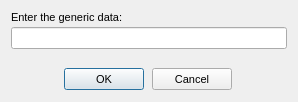
<?xml version="1.0"?>
<ui version="4.0">
  <class>Form</class>
  <widget class="QDialog" name="IDD_DALLAS_GENERIC_PROMPT_DIALOG">
    <property name="geometry">
      <rect>
        <x>0</x>
        <y>0</y>
        <width>298</width>
        <height>102</height>
      </rect>
    </property>
    <property name="windowTitle">
      <string>Generic Prompt Dialog</string>
    </property>
    <property name="font">
      <font>
        <family>Liberation Sans</family>
        <pointsize>8</pointsize>
        <bold>false</bold>
        <italic>false</italic>
      </font>
    </property>
    <property name="enabled">
      <bool>true</bool>
    </property>
    <property name="windowFlags">
      <set>Qt::Dialog|Qt::WindowCloseButtonHint</set>
    </property>
    <property name="minimumSize">
      <size>
        <width>298</width>
        <height>102</height>
      </size>
    </property>
    <property name="maximumSize">
      <size>
        <width>298</width>
        <height>102</height>
      </size>
    </property>
    <widget class="QLabel" name="IDC_GENERIC_PROMPT_STATIC">
      <property name="geometry">
        <rect>
          <x>11</x>
          <y>11</y>
          <width>276</width>
          <height>13</height>
        </rect>
      </property>
      <property name="text">
        <string>Enter the generic data:</string>
      </property>
      <property name="visible">
        <bool>true</bool>
      </property>
      <property name="enabled">
        <bool>true</bool>
      </property>
      <property name="alignment">
        <set>Qt::AlignLeft</set>
      </property>
    </widget>
    <widget class="QLineEdit" name="IDC_GENERIC_DATA_EDIT">
      <property name="geometry">
        <rect>
          <x>11</x>
          <y>27</y>
          <width>276</width>
          <height>22</height>
        </rect>
      </property>
      <property name="visible">
        <bool>true</bool>
      </property>
      <property name="enabled">
        <bool>true</bool>
      </property>
    </widget>
    <widget class="QPushButton" name="IDOK">
      <property name="geometry">
        <rect>
          <x>64</x>
          <y>68</y>
          <width>80</width>
          <height>22</height>
        </rect>
      </property>
      <property name="text">
        <string>OK</string>
      </property>
      <property name="visible">
        <bool>true</bool>
      </property>
      <property name="enabled">
        <bool>true</bool>
      </property>
      <property name="default">
        <bool>true</bool>
      </property>
      <property name="autoDefault">
        <bool>true</bool>
      </property>
    </widget>
    <widget class="QPushButton" name="IDCANCEL">
      <property name="geometry">
        <rect>
          <x>152</x>
          <y>68</y>
          <width>80</width>
          <height>22</height>
        </rect>
      </property>
      <property name="text">
        <string>Cancel</string>
      </property>
      <property name="visible">
        <bool>true</bool>
      </property>
      <property name="enabled">
        <bool>true</bool>
      </property>
      <property name="default">
        <bool>false</bool>
      </property>
      <property name="autoDefault">
        <bool>false</bool>
      </property>
    </widget>
    <action name="IDD_ORPHANHUNTER">
      <property name="text">
        <string>Orphan Hunter</string>
      </property>
    </action>
    <action name="IDD_REORDER_PAGES">
      <property name="text">
        <string>Reorder Net Pages</string>
      </property>
    </action>
    <action name="IDD_SHOW_ALL_CHECKED_OUT">
      <property name="text">
        <string>Show All Pages Checked Out</string>
      </property>
    </action>
    <action name="IDM_IMPORT_BITMAP">
      <property name="text">
        <string>Bitmap/Animation Converter...</string>
      </property>
    </action>
    <action name="ID_APP_ABOUT">
      <property name="text">
        <string>&amp;About editor...</string>
      </property>
    </action>
    <action name="ID_APP_EXIT">
      <property name="text">
        <string>E&amp;xit</string>
      </property>
      <property name="shortcut">
        <string>Alt+X</string>
      </property>
    </action>
    <action name="ID_BRIEFING_EDITOR">
      <property name="text">
        <string>Briefing Editor...</string>
      </property>
    </action>
    <action name="ID_BUTTON_LIGHTING">
      <property name="text">
        <string>ID_BUTTON_LIGHTING</string>
      </property>
    </action>
    <action name="ID_BUTTON_OUTLINE">
      <property name="text">
        <string>ID_BUTTON_OUTLINE</string>
      </property>
    </action>
    <action name="ID_BUTTON_WINDOWSELECTION">
      <property name="text">
        <string>ID_BUTTON_WINDOWSELECTION</string>
      </property>
    </action>
    <action name="ID_D3HELP">
      <property name="text">
        <string>Help on D3 Editor</string>
      </property>
    </action>
    <action name="ID_EDITORS_AIPROPERTIES">
      <property name="text">
        <string>AI Properties...</string>
      </property>
    </action>
    <action name="ID_EDITORS_AMBIENTSOUNDS">
      <property name="text">
        <string>Ambient Sounds...</string>
      </property>
    </action>
    <action name="ID_EDITORS_DALLAS">
      <property name="text">
        <string>Dallas Graphical Script Editor...</string>
      </property>
    </action>
    <action name="ID_EDITORS_FILES">
      <property name="text">
        <string>Files...</string>
      </property>
    </action>
    <action name="ID_EDITORS_MEGACELLS">
      <property name="text">
        <string>Megacells...</string>
      </property>
    </action>
    <action name="ID_EDIT_ADDSELECT">
      <property name="text">
        <string>Add Current Room to Selected List</string>
      </property>
    </action>
    <action name="ID_EDIT_ATTACH">
      <property name="text">
        <string>&amp;Attach</string>
      </property>
    </action>
    <action name="ID_EDIT_CLEARSELECTED">
      <property name="text">
        <string>Clear Selected List</string>
      </property>
    </action>
    <action name="ID_EDIT_COPY">
      <property name="text">
        <string>&amp;Copy</string>
      </property>
      <property name="shortcut">
        <string>Ctrl+Ins</string>
      </property>
    </action>
    <action name="ID_EDIT_CUT">
      <property name="text">
        <string>Cu&amp;t</string>
      </property>
      <property name="shortcut">
        <string>Shift+Del</string>
      </property>
    </action>
    <action name="ID_EDIT_DELETE">
      <property name="text">
        <string>&amp;Delete</string>
      </property>
    </action>
    <action name="ID_EDIT_LOADSCRAP">
      <property name="text">
        <string>Load Scrap from Disk</string>
      </property>
    </action>
    <action name="ID_EDIT_PASTE">
      <property name="text">
        <string>&amp;Paste</string>
      </property>
      <property name="shortcut">
        <string>Shift+Ins</string>
      </property>
    </action>
    <action name="ID_EDIT_PLACE">
      <property name="text">
        <string>&amp;Place in Mine</string>
      </property>
    </action>
    <action name="ID_EDIT_PLACE_TERRAIN">
      <property name="text">
        <string>&amp;Place on Terrain</string>
      </property>
    </action>
    <action name="ID_EDIT_REMOVESELECT">
      <property name="text">
        <string>Remove Current Room from Selected List</string>
      </property>
    </action>
    <action name="ID_EDIT_SAVESCRAP">
      <property name="text">
        <string>Save Scrap to Disk</string>
      </property>
    </action>
    <action name="ID_EDIT_SELECTATTACHED">
      <property name="text">
        <string>Select All Rooms Attached to Current Room</string>
      </property>
    </action>
    <action name="ID_EDIT_UNDO">
      <property name="text">
        <string>&amp;Undo</string>
      </property>
      <property name="shortcut">
        <string>Alt+Backspace</string>
      </property>
    </action>
    <action name="ID_FILE_AUTOSAVE">
      <property name="text">
        <string>Autosave</string>
      </property>
      <property name="checkable">
        <bool>true</bool>
      </property>
    </action>
    <action name="ID_FILE_CHECKMINE">
      <property name="text">
        <string>&amp;Check Mine</string>
      </property>
    </action>
    <action name="ID_FILE_FIXCRACKS">
      <property name="text">
        <string>Fix Level Cracks</string>
      </property>
    </action>
    <action name="ID_FILE_FIXDEGENERATEFACES">
      <property name="text">
        <string>Fix/Remove Degenerate Faces</string>
      </property>
    </action>
    <action name="ID_FILE_IMPORT_ROOM">
      <property name="text">
        <string>Import 3DSMax Room</string>
      </property>
    </action>
    <action name="ID_FILE_INFORMATION">
      <property name="text">
        <string>&amp;Information</string>
      </property>
      <property name="shortcut">
        <string>Alt+I</string>
      </property>
    </action>
    <action name="ID_FILE_LEAVE_EDITOR">
      <property name="text">
        <string>Go to main menu...</string>
      </property>
    </action>
    <action name="ID_FILE_LEVELPROPS">
      <property name="text">
        <string>Set Selected Room(s) Properties</string>
      </property>
    </action>
    <action name="ID_FILE_LEVEL_INFO">
      <property name="text">
        <string>Edit Level Info...</string>
      </property>
    </action>
    <action name="ID_FILE_MRU_FILE1">
      <property name="text">
        <string>Recent File</string>
      </property>
      <property name="enabled">
        <bool>false</bool>
      </property>
    </action>
    <action name="ID_FILE_NEW">
      <property name="text">
        <string>&amp;New</string>
      </property>
      <property name="shortcut">
        <string>Ctrl+N</string>
      </property>
    </action>
    <action name="ID_FILE_OPEN">
      <property name="text">
        <string>&amp;Open...</string>
      </property>
      <property name="shortcut">
        <string>Ctrl+O</string>
      </property>
    </action>
    <action name="ID_FILE_PLAY640X480">
      <property name="text">
        <string>&amp;Play in 640 x 480</string>
      </property>
      <property name="shortcut">
        <string>Alt+P</string>
      </property>
    </action>
    <action name="ID_FILE_PREFERENCES">
      <property name="text">
        <string>Preferences</string>
      </property>
    </action>
    <action name="ID_FILE_PRINT">
      <property name="text">
        <string>&amp;Print...</string>
      </property>
      <property name="shortcut">
        <string>Ctrl+P</string>
      </property>
    </action>
    <action name="ID_FILE_PRINT_PREVIEW">
      <property name="text">
        <string>Print Pre&amp;view</string>
      </property>
    </action>
    <action name="ID_FILE_PRINT_SETUP">
      <property name="text">
        <string>P&amp;rint Setup...</string>
      </property>
    </action>
    <action name="ID_FILE_REMOVEDUPLICATEFACESFROMCURRENTROOM">
      <property name="text">
        <string>Remove Duplicate Faces from Current Room</string>
      </property>
    </action>
    <action name="ID_FILE_REMOVEEXTRAPOINTS">
      <property name="text">
        <string>Remove Extra Points</string>
      </property>
    </action>
    <action name="ID_FILE_RESTOREGAMESTATE">
      <property name="text">
        <string>Restore Gamestate</string>
      </property>
    </action>
    <action name="ID_FILE_SAVE">
      <property name="text">
        <string>&amp;Save</string>
      </property>
      <property name="shortcut">
        <string>Ctrl+S</string>
      </property>
    </action>
    <action name="ID_FILE_SAVEGOALTEXT">
      <property name="text">
        <string>Save Goal Text to File</string>
      </property>
    </action>
    <action name="ID_FILE_SAVE_AS">
      <property name="text">
        <string>Save &amp;As...</string>
      </property>
    </action>
    <action name="ID_FILE_SAVE_COPY_AS">
      <property name="text">
        <string>Save Copy &amp;As...</string>
      </property>
    </action>
    <action name="ID_FILE_STATS">
      <property name="text">
        <string>Show Level Stats</string>
      </property>
    </action>
    <action name="ID_FILE_UPDATE">
      <property name="text">
        <string>&amp;Update</string>
      </property>
      <property name="shortcut">
        <string>Ctrl+S</string>
      </property>
    </action>
    <action name="ID_FILE_VERIFY_LEVEL">
      <property name="text">
        <string>Verify Level</string>
      </property>
    </action>
    <action name="ID_HOTSPOT_TGA">
      <property name="text">
        <string>HotSpot TGA Extractor...</string>
      </property>
    </action>
    <action name="ID_MINE_VIEW">
      <property name="text">
        <string>Mine View</string>
      </property>
      <property name="shortcut">
        <string>F2</string>
      </property>
    </action>
    <action name="ID_OBJBUTTON">
      <property name="text">
        <string>ID_OBJBUTTON</string>
      </property>
    </action>
    <action name="ID_OBJECT_DELETEOBJECT">
      <property name="text">
        <string>Delete Object</string>
      </property>
      <property name="shortcut">
        <string>Del</string>
      </property>
    </action>
    <action name="ID_OBJECT_MOVEPLAYER">
      <property name="text">
        <string>Move Player 0 to Viewer</string>
      </property>
    </action>
    <action name="ID_OBJECT_PLACECAMERAATCURRENTFACE">
      <property name="text">
        <string>Create New Camera at Current Face</string>
      </property>
    </action>
    <action name="ID_OBJECT_PLACECAMERAATVIEWER">
      <property name="text">
        <string>Create New Camera at Viewer</string>
      </property>
    </action>
    <action name="ID_OBJECT_PLACEOBJECT">
      <property name="text">
        <string>Place Object</string>
      </property>
      <property name="shortcut">
        <string>Ins</string>
      </property>
    </action>
    <action name="ID_OBJECT_PLACESOUNDSOURCEATVIEWER">
      <property name="text">
        <string>Create SoundSource at Viewer</string>
      </property>
    </action>
    <action name="ID_OBJECT_PLACEWAYPOINTATVIEWER">
      <property name="text">
        <string>Place Waypoint at Viewer</string>
      </property>
    </action>
    <action name="ID_OBJECT_SELECTBYNUMBER">
      <property name="text">
        <string>Select Object By Number</string>
      </property>
    </action>
    <action name="ID_OBJECT_SETCAMERAFROMVIEWER">
      <property name="text">
        <string>Move Camera to Viewer</string>
      </property>
    </action>
    <action name="ID_OBJECT_SETVIEWERFROMCAMERA">
      <property name="text">
        <string>Move Viewer to Camera</string>
      </property>
    </action>
    <action name="ID_OSIRISCOMPILE">
      <property name="text">
        <string>ID_OSIRISCOMPILE</string>
      </property>
    </action>
    <action name="ID_REINIT_OPENGL">
      <property name="text">
        <string>ID_REINIT_OPENGL</string>
      </property>
    </action>
    <action name="ID_ROOM_ADD">
      <property name="text">
        <string>&amp;Add Room at Current Face</string>
      </property>
      <property name="shortcut">
        <string>Shift+A</string>
      </property>
    </action>
    <action name="ID_ROOM_ADDVERTTONEWFACE">
      <property name="text">
        <string>Add Vert to New Face</string>
      </property>
      <property name="shortcut">
        <string>Shift+V</string>
      </property>
    </action>
    <action name="ID_ROOM_ATTACHROOM">
      <property name="text">
        <string>Attach Room</string>
      </property>
    </action>
    <action name="ID_ROOM_BUILDBRIDGE">
      <property name="text">
        <string>&amp;Build Bridge</string>
      </property>
    </action>
    <action name="ID_ROOM_BUILDSMOOTHBRIDGE">
      <property name="text">
        <string>Build Smooth Bridge</string>
      </property>
      <property name="shortcut">
        <string>Ctrl+B</string>
      </property>
    </action>
    <action name="ID_ROOM_CLEARCENTERPOINT">
      <property name="text">
        <string>Clear Center Point</string>
      </property>
    </action>
    <action name="ID_ROOM_COMBINE">
      <property name="text">
        <string>Combine Rooms</string>
      </property>
    </action>
    <action name="ID_ROOM_DELETE">
      <property name="text">
        <string>Delete Current Room</string>
      </property>
    </action>
    <action name="ID_ROOM_DELETECONNECTEDFACES">
      <property name="text">
        <string>Delete Connected Faces</string>
      </property>
    </action>
    <action name="ID_ROOM_DELETEFACE">
      <property name="text">
        <string>Delete Current Face</string>
      </property>
    </action>
    <action name="ID_ROOM_DELETEPORTAL">
      <property name="text">
        <string>Delete Current Portal</string>
      </property>
    </action>
    <action name="ID_ROOM_DELETEVERT">
      <property name="text">
        <string>Delete Current Vert From Face</string>
      </property>
    </action>
    <action name="ID_ROOM_DROPROOM">
      <property name="text">
        <string>Drop Room</string>
      </property>
    </action>
    <action name="ID_ROOM_FACE_ADDVERTTOEDGE">
      <property name="text">
        <string>Add Vert To Edge</string>
      </property>
    </action>
    <action name="ID_ROOM_FACE_DELETEVERTONEDGE">
      <property name="text">
        <string>Delete Vert on Edge</string>
      </property>
    </action>
    <action name="ID_ROOM_FACE_MOVEVERTONEDGE">
      <property name="text">
        <string>Move Vert on Edge</string>
      </property>
    </action>
    <action name="ID_ROOM_FACE_SPLITFACE">
      <property name="text">
        <string>Split Face</string>
      </property>
    </action>
    <action name="ID_ROOM_FINISHNEWFACE">
      <property name="text">
        <string>Add Last Point to New Face (Finish Face)</string>
      </property>
    </action>
    <action name="ID_ROOM_GRABTEXTURE">
      <property name="text">
        <string>Grab Texture</string>
      </property>
      <property name="shortcut">
        <string>G</string>
      </property>
    </action>
    <action name="ID_ROOM_JOINROOMS">
      <property name="text">
        <string>Join Rooms</string>
      </property>
    </action>
    <action name="ID_ROOM_JOINROOMSEXACT">
      <property name="text">
        <string>Join Rooms Exact</string>
      </property>
    </action>
    <action name="ID_ROOM_JOIN_ADJACENT_FACES">
      <property name="text">
        <string>Join Adjacent Faces</string>
      </property>
    </action>
    <action name="ID_ROOM_LINKTONEWEXTERNAL">
      <property name="text">
        <string>Link Room to New External Room</string>
      </property>
    </action>
    <action name="ID_ROOM_MARK">
      <property name="text">
        <string>&amp;Mark Room/Face</string>
      </property>
      <property name="shortcut">
        <string>Ctrl+M</string>
      </property>
    </action>
    <action name="ID_ROOM_MERGEOBJECTINTOROOM">
      <property name="text">
        <string>Merge Object into Room</string>
      </property>
    </action>
    <action name="ID_ROOM_NEXTFACE">
      <property name="text">
        <string>Next Face</string>
      </property>
      <property name="shortcut">
        <string>F</string>
      </property>
    </action>
    <action name="ID_ROOM_PLACEROOM">
      <property name="text">
        <string>Place Room at Current Room</string>
      </property>
    </action>
    <action name="ID_ROOM_PLACETERRAINROOM">
      <property name="text">
        <string>Place Room at Current Terrain Cell</string>
      </property>
    </action>
    <action name="ID_ROOM_PREVIOUSFACE">
      <property name="text">
        <string>Previous Face</string>
      </property>
      <property name="shortcut">
        <string>Shift+F</string>
      </property>
    </action>
    <action name="ID_ROOM_PROPAGATETOADJACENTCOPLANARFACES">
      <property name="text">
        <string>Propagate to Adjacent Coplanar Faces</string>
      </property>
      <property name="shortcut">
        <string>Ctrl+F</string>
      </property>
    </action>
    <action name="ID_ROOM_PROPAGATETOALL">
      <property name="text">
        <string>Propagate to All Faces in Room</string>
      </property>
      <property name="shortcut">
        <string>Shift+R</string>
      </property>
    </action>
    <action name="ID_ROOM_RENAMEROOM">
      <property name="text">
        <string>Rename Room</string>
      </property>
      <property name="shortcut">
        <string>Ctrl+R</string>
      </property>
    </action>
    <action name="ID_ROOM_ROTATEPLACEDROOM45DEGREES">
      <property name="text">
        <string>Rotate Placed Room 45 Degrees</string>
      </property>
    </action>
    <action name="ID_ROOM_SAVECURRENTROOM">
      <property name="text">
        <string>Save Current Room</string>
      </property>
    </action>
    <action name="ID_ROOM_SELECTBYNUMBER">
      <property name="text">
        <string>Select Room by Number</string>
      </property>
    </action>
    <action name="ID_ROOM_SELECTFACEBYNUMBER">
      <property name="text">
        <string>Select Face by Number</string>
      </property>
    </action>
    <action name="ID_ROOM_SETCENTERFROMVIEWER">
      <property name="text">
        <string>Set Room Center from Viewer</string>
      </property>
    </action>
    <action name="ID_ROOM_SNAPPLACEDROOM">
      <property name="text">
        <string>Snap Placed Room</string>
      </property>
    </action>
    <action name="ID_ROOM_SNAPPOINTTOEDGE">
      <property name="text">
        <string>Snap Point to Edge</string>
      </property>
    </action>
    <action name="ID_ROOM_SNAPPOINTTOFACE">
      <property name="text">
        <string>Snap Point to Face</string>
      </property>
    </action>
    <action name="ID_ROOM_SNAPPOINTTOPOINT">
      <property name="text">
        <string>Snap Point to Point</string>
      </property>
    </action>
    <action name="ID_ROOM_SPLITFACE">
      <property name="text">
        <string>Triangulate face</string>
      </property>
    </action>
    <action name="ID_ROOM_STARTNEWFACE">
      <property name="text">
        <string>Add First Point to New Face (Start Face)</string>
      </property>
    </action>
    <action name="ID_ROOM_SWAPMAKEDANDCURRENTROOMFACE">
      <property name="text">
        <string>Swap Marked and Current Room/Face</string>
      </property>
    </action>
    <action name="ID_ROOM_UNDOSNAP">
      <property name="text">
        <string>Undo Snap</string>
      </property>
    </action>
    <action name="ID_ROOM_UNPLACEROOM">
      <property name="text">
        <string>Un-place Room/Group/Door</string>
      </property>
    </action>
    <action name="ID_ROOM_VIEW">
      <property name="text">
        <string>Room View</string>
      </property>
      <property name="shortcut">
        <string>F4</string>
      </property>
    </action>
    <action name="ID_SCRIPT_LEVEL_INTERFACE">
      <property name="text">
        <string>Levels and Scripts...</string>
      </property>
    </action>
    <action name="ID_SUBEDITORS_FONT">
      <property name="text">
        <string>Font Editor...</string>
      </property>
    </action>
    <action name="ID_SUBEDITORS_HOGMAKER">
      <property name="text">
        <string>Hog Maker...</string>
      </property>
    </action>
    <action name="ID_SUBEDITORS_TABLEFILEEDIT">
      <property name="text">
        <string>Table File Text Editor...</string>
      </property>
    </action>
    <action name="ID_SUBEDITORS_TABLEFILEFILTER">
      <property name="text">
        <string>Table File Filter...</string>
      </property>
    </action>
    <action name="ID_TABLEEDIT_FILE_EXIT">
      <property name="text">
        <string>&amp;Exit</string>
      </property>
    </action>
    <action name="ID_TABLEEDIT_FILE_LOAD">
      <property name="text">
        <string>&amp;Load...</string>
      </property>
    </action>
    <action name="ID_TABLEEDIT_FILE_SAVE">
      <property name="text">
        <string>&amp;Save</string>
      </property>
    </action>
    <action name="ID_TABLEEDIT_FILE_SAVE_AS">
      <property name="text">
        <string>S&amp;ave as...</string>
      </property>
    </action>
    <action name="ID_TABLEFILTER_FILE_EXIT">
      <property name="text">
        <string>Exit</string>
      </property>
    </action>
    <action name="ID_TABLEFILTER_FILE_LOAD">
      <property name="text">
        <string>Load...</string>
      </property>
    </action>
    <action name="ID_TABLEFILTER_FILE_NEW">
      <property name="text">
        <string>New</string>
      </property>
    </action>
    <action name="ID_TABLEFILTER_FILE_SAVE">
      <property name="text">
        <string>Save</string>
      </property>
    </action>
    <action name="ID_TABLEFILTER_FILE_SAVEAS">
      <property name="text">
        <string>Save as...</string>
      </property>
    </action>
    <action name="ID_TERRAIN_VIEW">
      <property name="text">
        <string>Terrain View</string>
      </property>
      <property name="shortcut">
        <string>F3</string>
      </property>
    </action>
    <action name="ID_TEST_TEST1">
      <property name="text">
        <string>Test function 1</string>
      </property>
    </action>
    <action name="ID_TEST_TEST2">
      <property name="text">
        <string>Test function 2</string>
      </property>
    </action>
    <action name="ID_TEST_TEST3">
      <property name="text">
        <string>Test function 3</string>
      </property>
    </action>
    <action name="ID_TOOLS_WORLD_OBJECTS_BUILDINGS">
      <property name="text">
        <string>Buildings...</string>
      </property>
    </action>
    <action name="ID_TOOLS_WORLD_OBJECTS_CLUTTER">
      <property name="text">
        <string>Clutter...</string>
      </property>
    </action>
    <action name="ID_TOOLS_WORLD_OBJECTS_DOOR">
      <property name="text">
        <string>Doors...</string>
      </property>
    </action>
    <action name="ID_TOOLS_WORLD_OBJECTS_LIGHTS">
      <property name="text">
        <string>Lights...</string>
      </property>
    </action>
    <action name="ID_TOOLS_WORLD_OBJECTS_PLAYER">
      <property name="text">
        <string>Player Ships...</string>
      </property>
    </action>
    <action name="ID_TOOLS_WORLD_OBJECTS_POWERUPS">
      <property name="text">
        <string>Powerups...</string>
      </property>
    </action>
    <action name="ID_TOOLS_WORLD_OBJECTS_ROBOTS">
      <property name="text">
        <string>Robots...</string>
      </property>
    </action>
    <action name="ID_TOOLS_WORLD_OBJECTS_SOUND">
      <property name="text">
        <string>Sounds...</string>
      </property>
    </action>
    <action name="ID_TOOLS_WORLD_TEXTURES">
      <property name="text">
        <string>Textures...</string>
      </property>
    </action>
    <action name="ID_TOOLS_WORLD_WEAPONS">
      <property name="text">
        <string>Weapons...</string>
      </property>
    </action>
    <action name="ID_VIEW_CENTERONCUBE">
      <property name="text">
        <string>Center on Current &amp;Room</string>
      </property>
      <property name="shortcut">
        <string>Home</string>
      </property>
    </action>
    <action name="ID_VIEW_CENTERONMINE">
      <property name="text">
        <string>Center on &amp;Mine Origin</string>
      </property>
    </action>
    <action name="ID_VIEW_CENTERONOBJECT">
      <property name="text">
        <string>Center on Current &amp;Object</string>
      </property>
    </action>
    <action name="ID_VIEW_DELETEVIEWER">
      <property name="text">
        <string>Delete Viewer</string>
      </property>
    </action>
    <action name="ID_VIEW_FLIP">
      <property name="text">
        <string>Flip Viewer</string>
      </property>
      <property name="shortcut">
        <string>/</string>
      </property>
    </action>
    <action name="ID_VIEW_KEYPAD_TOGGLE">
      <property name="text">
        <string>Keypad</string>
      </property>
      <property name="shortcut">
        <string>F10</string>
      </property>
    </action>
    <action name="ID_VIEW_MOVECAMERATOCURRENTOBJECT">
      <property name="text">
        <string>Move camera to Current Object</string>
      </property>
    </action>
    <action name="ID_VIEW_MOVECAMERATOSELECTEDFACE">
      <property name="text">
        <string>Move camera to &amp;Current Face</string>
      </property>
      <property name="shortcut">
        <string>Shift+C</string>
      </property>
    </action>
    <action name="ID_VIEW_MOVECAMERATOSELECTEDROOM">
      <property name="text">
        <string>Move camera to &amp;Current Room</string>
      </property>
      <property name="shortcut">
        <string>C</string>
      </property>
    </action>
    <action name="ID_VIEW_NEWVIEWER">
      <property name="text">
        <string>New Viewer</string>
      </property>
    </action>
    <action name="ID_VIEW_NEXTVIEWER">
      <property name="text">
        <string>Next Viewer</string>
      </property>
    </action>
    <action name="ID_VIEW_RESETVIEWRADIUS">
      <property name="text">
        <string>Reset View Radius</string>
      </property>
    </action>
    <action name="ID_VIEW_SHOWOBJECTSINWIREFRAMEVIEW">
      <property name="text">
        <string>Show objects in Wireframe view</string>
      </property>
    </action>
    <action name="ID_VIEW_SHOWVIEWERFORWARDVECTOR">
      <property name="text">
        <string>Show Viewer Forward Vector</string>
      </property>
    </action>
    <action name="ID_VIEW_STATUS_BAR">
      <property name="text">
        <string>&amp;Status Bar</string>
      </property>
    </action>
    <action name="ID_VIEW_TEXTUREMINE">
      <property name="text">
        <string>Te&amp;xtured view</string>
      </property>
    </action>
    <action name="ID_VIEW_TOOLBAR">
      <property name="text">
        <string>&amp;Toolbar</string>
      </property>
    </action>
    <action name="ID_VIEW_VIEWPROP">
      <property name="text">
        <string>Display Viewer Properties</string>
      </property>
    </action>
    <action name="ID_VIEW_WIREFRAMEMINE">
      <property name="text">
        <string>&amp;Wireframe view</string>
      </property>
    </action>
    <action name="ID_WINDOW_CASCADE">
      <property name="text">
        <string>&amp;Cascade</string>
      </property>
    </action>
    <action name="ID_WINDOW_TILE">
      <property name="text">
        <string>&amp;Tile</string>
      </property>
    </action>
    <action name="ID_ZBUTTON">
      <property name="text">
        <string>ID_ZBUTTON</string>
      </property>
    </action>
  </widget>
</ui>
